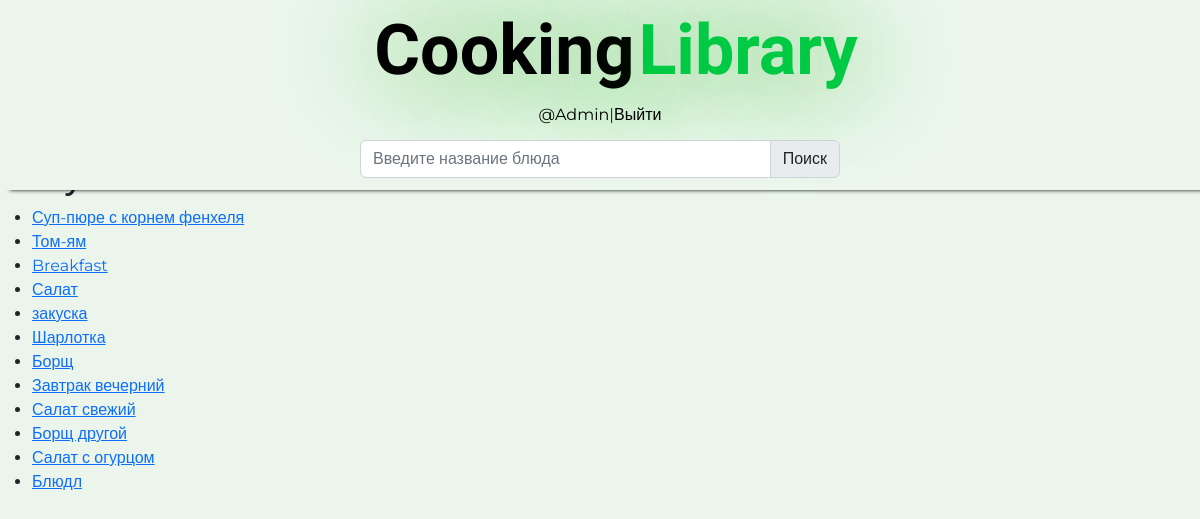
Page /search (signed in) on the committed database.
### main/models.py (models this page shows, shortened)
class recipe(models.Model):
    title_recipe = models.CharField('Название рецепта', max_length=150)
    slug = models.SlugField(max_length=255, unique=True, db_index=True, verbose_name="URL", blank=True, null=True)
    count_servings = models.IntegerField('Количество порций', null=True, blank=True)
    count_calories = models.FloatField('Количество ККал', null=True, blank=True)
    need_time = models.IntegerField('Время готовки (в минутах)', null=True, blank=True)
    recipe_description = models.TextField('Описание рецепта')
    need_products = models.ManyToManyField('products', verbose_name='Необходимые продукты')
    CAT_CHOICES = [
        ('1', 'Завтраки'), ('2', 'Основные блюда'), ('3', 'Закуски'),
        ('4', 'Супы'), ('5', 'Салаты'), ('6', 'Выпечка и десерты')
    ]
    category = models.CharField(max_length=150, choices=CAT_CHOICES, default='1')
    fav_recs = models.ManyToManyField(User, verbose_name="Избранные рецепты", blank=True)
    class Meta:
        verbose_name = 'Рецепт'
        verbose_name_plural = 'Рецепты'

### main/views.py (the view)
# urls.py: path('search', SearchResultsView.as_view(), name='search_results'),
class SearchResultsView(ListView):
    model = recipe
    template_name = 'recipe_list.html'
    def get_queryset(self):
        query = self.request.GET.get('q')
        if query:
            object_list = recipe.objects.filter(Q(title_recipe__icontains=query))
        else:
            object_list = recipe.objects.all()
        return object_list

### main/templates/main/recipe_list.html (shortened to what this page needs)
{% load static %}
<!DOCTYPE html>
<html>
    <head>
        <link rel="stylesheet" href="{% static 'main/css/main.css' %}">
    </head>
    <body>
        <div class="hhead">
            <div id="header" title="CookingLibrary">
                <ul>
                    <p style="color: black;"> Cooking</p>
                    <p style="color: rgb(0, 202, 67);">Library</p>
                </ul>
            </div>
            <div id="header2">
                <div id="header21">
                    {% if request.user.is_authenticated %}
                    <a href="{% url 'profile_page' %}" title="Нажмите, чтобы перейти в свой профиль">@{{user.username}}</a>|<a href="{% url 'exit_page' %}">Выйти</a>
                    {% endif %}
                </div>
                <div id="header22" class="input-group flex-nowrap">
                    <input type="search" class="form-control" placeholder="Введите название блюда" aria-describedby="addon-wrapping">
                    <span class="input-group-text" id="search" width="100px">Поиск</span>
                </div>
            </div>
        </div>
        <div style="margin-top: 150px;">
            <h1>Результаты поиска</h1>
            <ul>
                {% for recipe in object_list %}
                <li>
                    <a href="{% url 'recipe' recipe.slug %}"> {{recipe.title_recipe}} </a>
                </li>
                {% endfor %}
            </ul>
        </div>
    </body>
</html>

### main/static/main/css/main.css (style rules this page uses)
* { padding: 0%; margin: 0%; }
body { background: #ebf5ec; font-family: 'Montserrat', sans-serif; }
.hhead { position: fixed; background: #ebf5ec; width: 100%; z-index: 1; top: 0; box-shadow: 10px 0px 4px black; }
#header ul { list-style: none; }
#header ul p { display: inline; font-size: 70px; }
#header { width: 100%; height: 90px; text-align: center; text-shadow: #1cb002 3px 0 100px; color: #fff; line-height: 100px; font-weight: bold; font-family: 'Cookie', cursive; }
#header2 { width: 100%; height: 100px; text-align: center; text-shadow: #1cb002 3px 0 100px; line-height: 50px; text-decoration: none; }
#header21 { width: 40%; margin-left: 30%; text-align: center; }
#header21 a { text-decoration: none; color: #000; }
#header22 { width: 40%; margin-left: 30%; }

### rows in the picture
recipe: title_recipe "Суп-пюре с корнем фенхеля"
recipe: title_recipe "Том-ям"
recipe: title_recipe "Breakfast"
recipe: title_recipe "Салат"
recipe: title_recipe "закуска"
recipe: title_recipe "Шарлотка"
recipe: title_recipe "Борщ"
recipe: title_recipe "Завтрак вечерний"
recipe: title_recipe "Салат свежий"
recipe: title_recipe "Борщ другой"
recipe: title_recipe "Салат с огурцом"
recipe: title_recipe "Блюдл"

### other values in the picture
{{ user.username }} "Admin"
